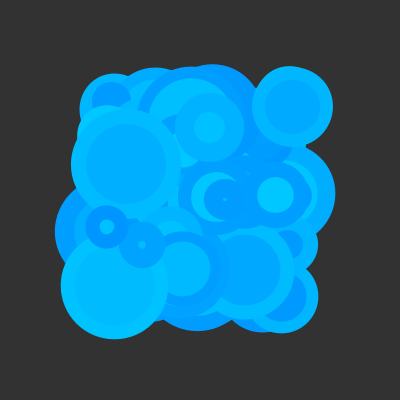
Frame 1 (no input)
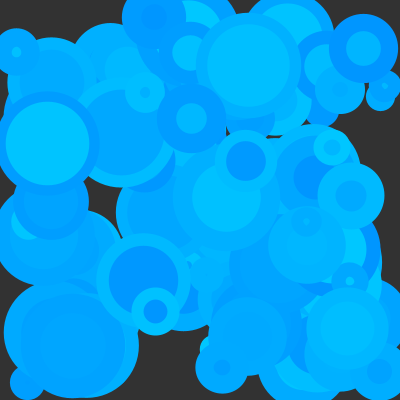
Frame 60 (the mouse pressed at the canvas centre just before this capture)
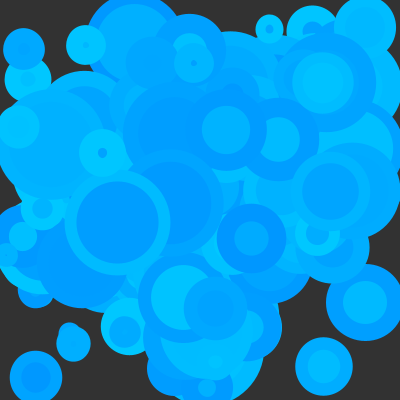
Frame 120 (the mouse held since frame 60 and released just before this capture)

The Processing sketch that drew these frames (run headless with seeded random() and noise(); from frame 60 on, the mouse is pressed at the canvas centre):

// Processing sketch: processing_49427
// ── processing_49427.pde

Circle [] circles = new Circle [100];

void setup () {

  size (400, 400);
  smooth ();
  noStroke ();

  for (int i = 0; i < circles.length; i++) {

    circles[i] = new Circle (random(100, 300), random(100, 300), random (10, 100));
  }
}

void draw () {

  background(50);

  for (int i = 0; i < circles.length; i++) {

    circles[i].drawCircle ();

    circles[i].speedCircle ();

    circles[i].bounceCircle ();
  }
    
}

class Circle {

  float x;
  float y;
  float r;

  float xspeed;
  float yspeed;  

  Circle (float xpos, float ypos, float s) {

    x = xpos;
    y = ypos;
    r = s;

    xspeed = random(-10, 10);
    yspeed = random(-10, 10);
  }

  void speedCircle () {

    x += xspeed;
    y += yspeed;
  }

  void bounceCircle () {

    if ( (x < (r/2) ) || (x > width - (r/2) ) ) {

      xspeed = -xspeed;
    }

    if ( (y < (r/2) ) || (y > height - (r/2) ) ) {

      yspeed = -yspeed;
    }
  }

  void drawCircle () {

    fill (0, random(150, 200), 255);
    stroke (0, random(150, 200), 255);
    strokeWeight (random (10, 20));
    ellipse (x, y, r, r);
  }
}
